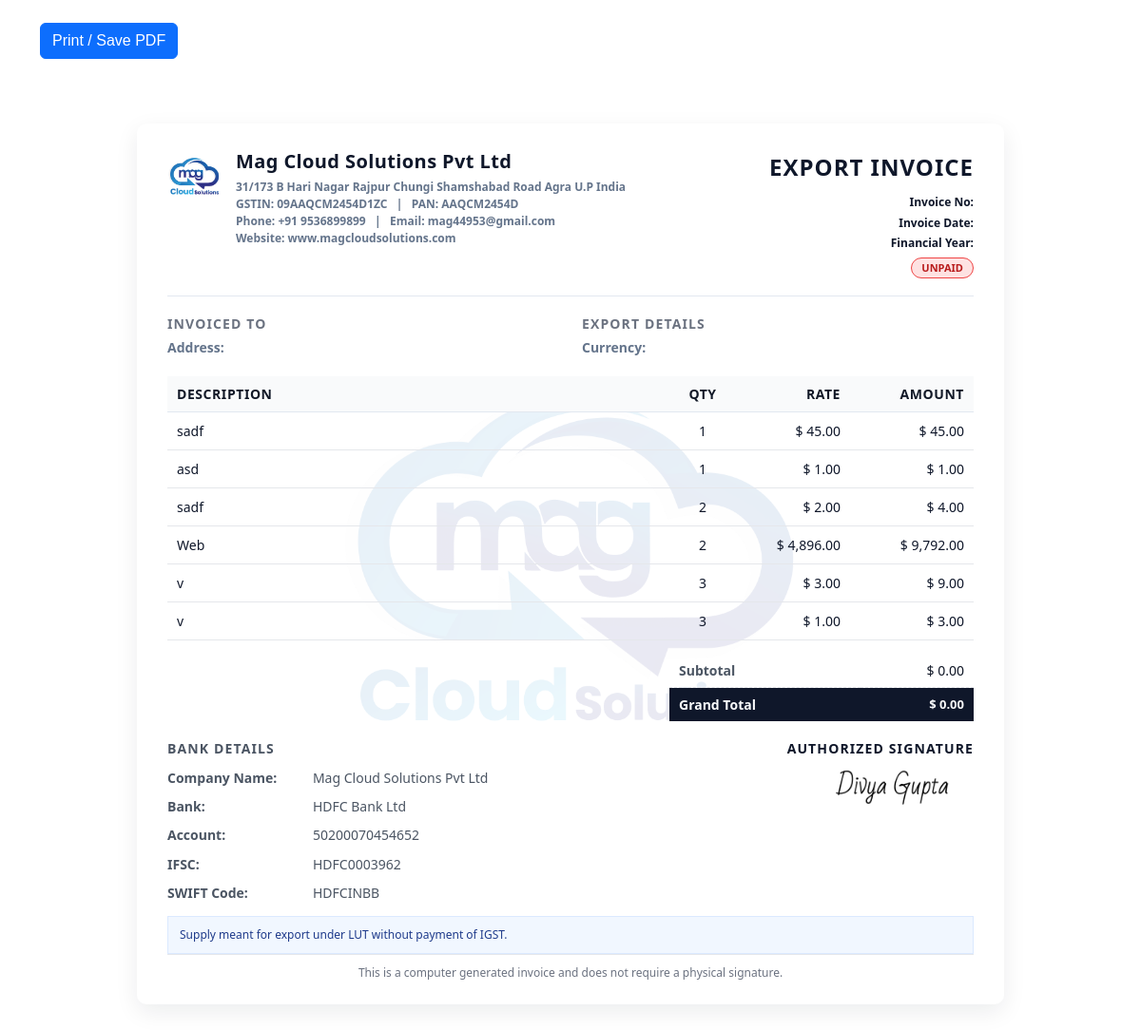
The page /modules/invoices/view-invoice.php on the database its author committed.
### tables this page shows
CREATE TABLE `company_settings` (
  `id` int(11) NOT NULL,
  `company_name` varchar(200) DEFAULT NULL,
  `address` text DEFAULT NULL,
  `state` varchar(100) DEFAULT NULL,
  `gstin` varchar(50) DEFAULT NULL,
  `pan` varchar(50) DEFAULT NULL,
  `phone` varchar(20) DEFAULT NULL,
  `email` varchar(100) DEFAULT NULL,
  `website` varchar(200) NOT NULL,
  `bank_name` varchar(200) DEFAULT NULL,
  `account_number` varchar(100) DEFAULT NULL,
  `ifsc` varchar(50) DEFAULT NULL,
  `swift_code` varchar(50) DEFAULT NULL,
  `logo` varchar(200) DEFAULT NULL,
  `signature` varchar(200) DEFAULT NULL,
  `created_at` timestamp NOT NULL DEFAULT current_timestamp()
);

CREATE TABLE `invoice_items` (
  `id` int(11) NOT NULL,
  `invoice_id` int(11) DEFAULT NULL,
  `description` text DEFAULT NULL,
  `qty` int(11) DEFAULT NULL,
  `unit_price` decimal(10,2) DEFAULT NULL,
  `hsn_code` varchar(50) DEFAULT NULL,
  `tax_rate` decimal(5,2) DEFAULT NULL,
  `amount` decimal(10,2) DEFAULT NULL
);

### includes/functions.php (called while the page is built, shortened)
<?php
function getCurrencySymbol($currency){
  $map = [
    'INR' => '₹',
    'USD' => '$',
    'EUR' => '€',
    'GBP' => '£',
  ];
  $code = strtoupper(trim((string)$currency));
  return $map[$code] ?? $code;
}
function formatMoney($amount, $currency){
  return getCurrencySymbol($currency) . ' ' . number_format((float)$amount, 2);
}
?>

### templates/invoice-export.php (the view, shortened to what this page needs)
<?php
$isPaid = isset($data['status']) && strtolower($data['status']) === 'paid';
$statusLabel = $isPaid ? 'PAID' : 'UNPAID';
$statusClass = $isPaid ? 'paid' : 'unpaid';
$exportCurrency = $data['currency'] ?? 'USD';
?>
<div class="invoice-shell">
  <div class="invoice-wrap">
    <?php if(!empty($company['logo'])){ ?>
      <div class="invoice-watermark" aria-hidden="true">
        <img src="../../uploads/logo/<?php echo htmlspecialchars($company['logo'], ENT_QUOTES); ?>" alt="">
      </div>
    <?php } ?>
    <div class="invoice-body">
    <div class="inv-header">
      <div class="brand-left">
        <?php if(!empty($company['logo'])){ ?>
          <img src="../../uploads/logo/<?php echo $company['logo']; ?>" alt="Logo">
        <?php } ?>
        <div class="brand-text">
          <h3><?php echo $company['company_name']; ?></h3>
          <p>
            <?php echo nl2br($company['address']); ?><br>
            GSTIN: <?php echo $company['gstin']; ?> &nbsp; | &nbsp;
            PAN: <?php echo $company['pan']; ?><br>
            Phone: <?php echo $company['phone']; ?> &nbsp; | &nbsp;
            Email: <?php echo $company['email']; ?><br>
            Website: <?php echo $company['website']; ?>
          </p>
        </div>
      </div>
      <div class="meta-right">
        <p class="doc-title">EXPORT INVOICE</p>
        <div class="meta-grid">
          <div><b>Invoice No:</b> <?php echo $data['invoice_number']; ?></div>
          <div><b>Invoice Date:</b> <?php echo $data['invoice_date']; ?></div>
          <div><b>Financial Year:</b> <?php echo $data['financial_year']; ?></div>
        </div>
        <div class="status-pill <?php echo $statusClass; ?>">
          <?php echo $statusLabel; ?>
        </div>
      </div>
    </div>
    <div class="divider"></div>
    <div class="party-row">
      <div class="party-col">
        <div class="label-heading">Invoiced To</div>
        <div class="muted"><b>Address:</b> <?php echo nl2br($data['address']); ?></div>
      </div>
      <div class="party-col">
        <div class="label-heading">Export Details</div>
        <div class="muted">
          <b>Currency:</b> <?php echo $data['currency']; ?><br>
        </div>
      </div>
    </div>
    <table class="items">
      <thead>
        <tr>
          <th>Description</th>
          <th class="text-center" style="width:70px">Qty</th>
          <th class="text-right" style="width:120px">Rate </th>
          <th class="text-right" style="width:130px">Amount</th>
        </tr>
      </thead>
      <tbody>
        <?php foreach($items_arr as $item){ ?>
          <tr>
            <td><?php echo $item['description']; ?></td>
            <td class="text-center"><?php echo $item['qty']; ?></td>
            <td class="text-right"><?php echo formatMoney($item['unit_price'], $exportCurrency); ?></td>
            <td class="text-right"><?php echo formatMoney($item['amount'], $exportCurrency); ?></td>
          </tr>
        <?php } ?>
      </tbody>
    </table>
    <div class="totals-wrap">
      <table class="summary">
        <tr>
          <th>Subtotal</th>
          <td><?php echo formatMoney($data['subtotal'], $exportCurrency); ?></td>
        </tr>
        <tr class="grand">
          <th>Grand Total</th>
          <td><?php echo formatMoney($data['grand_total'], $exportCurrency); ?></td>
        </tr>
      </table>
    </div>
    <div class="footer-grid">
     <div class="bank">
  <div class="note-label">Bank Details</div>
  <table style="width: 70%; border-collapse: collapse;">
    <tr>
      <td style="padding: 4px 0;"><strong>Company Name:</strong></td>
      <td style="padding: 4px 0;"><?php echo $company['company_name']; ?></td>
    </tr>
    <tr>
      <td style="padding: 4px 0;"><strong>Bank:</strong></td>
      <td style="padding: 4px 0;"><?php echo $company['bank_name']; ?></td>
    </tr>
    <tr>
      <td style="padding: 4px 0;"><strong>Account:</strong></td>
      <td style="padding: 4px 0;"><?php echo $company['account_number']; ?></td>
    </tr>
    <tr>
      <td style="padding: 4px 0;"><strong>IFSC:</strong></td>
      <td style="padding: 4px 0;"><?php echo $company['ifsc']; ?></td>
    </tr>
    <tr>
      <td style="padding: 4px 0;"><strong>SWIFT Code:</strong></td>
      <td style="padding: 4px 0;"><?php echo $company['swift_code']; ?></td>
    </tr>
  </table>
</div>
      <div class="sign">
        <div class="note-label">Authorized Signature</div>
        <?php if(!empty($company['signature'])){ ?>
          <img src="../../uploads/signature/<?php echo $company['signature']; ?>" alt="Signature">
        <?php } ?>
      </div>
    </div>
    <div class="note-box">
        Supply meant for export under LUT without payment of IGST.
       </div>
    <div class="print-footnote">
    This is a computer generated invoice and does not require a physical signature.
    </div>
    </div>
  </div>
</div>

### modules/invoices/view-invoice.php (style rules this page uses)
body { font-family: Arial; background:#fff; }

### templates/invoice-export.php (style rules this page uses)
.invoice-shell { max-width: 960px; margin: 24px auto; padding: 24px; }
.invoice-wrap { position: relative; overflow: hidden; background:#ffffff; border-radius:10px; box-shadow:0 8px 25px rgba(15,23,42,0.08); padding:28px 32px 24px; font-family:system-ui,-apple-system,BlinkMacSystemFont,"Segoe UI",sans-serif; color:#0f172a; font-size:13px; }
.invoice-body { position: relative; z-index: 1; display:flex; flex-direction:column; min-height:100%; }
.invoice-watermark { position:absolute; inset:0; display:flex; align-items:center; justify-content:center; z-index:0; pointer-events:none; }
.invoice-watermark img { max-width:55%; max-height:70%; width:auto; height:auto; object-fit:contain; opacity:0.1; }
.inv-header { display:flex; justify-content:space-between; gap:24px; align-items:flex-start; }
.brand-left { display:flex; gap:16px; align-items:flex-start; }
.brand-left img { display:block; max-height:56px; width:auto; }
.brand-text h3 { margin:0; font-size:20px; font-weight:800; letter-spacing:0.4px; }
.brand-text p { margin:6px 0 0; font-size:12px; font-weight:600; line-height:1.5; color:#64748b; }
.meta-right { text-align:right; font-size:12px; }
.meta-right .doc-title { font-size:24px; font-weight:800; letter-spacing:1px; text-transform:uppercase; margin:0 0 4px; }
.status-pill { display:inline-flex; align-items:center; padding:2px 10px; border-radius:999px; font-size:11px; font-weight:700; margin-top:4px; }
.status-pill.unpaid { background:#fee2e2; color:#b91c1c; border:1px solid #ef4444; }
.meta-grid { margin-top:8px; }
.meta-grid div { line-height:1.8; }
.divider { margin:18px 0; border-bottom:1px solid #e2e8f0; }
.party-row { display:flex; gap:24px; margin-bottom:8px; }
.party-col { flex:1; font-size:14px; line-height:1.5; }
.label-heading { font-size:14px; font-weight:700; letter-spacing:0.08em; text-transform:uppercase; color:#6b7280; margin-bottom:4px; }
.muted { color:#64748b; }
.note-box { margin-top:8px; padding:10px 12px; background:#f1f7ff; border:1px solid #dbe9ff; font-size:12px; color:#1e3a8a; }
table.items { width:100%; border-collapse:collapse; font-size:14px; margin-top:12px; }
table.items thead th { background:#f9fafb; color:#111827; font-weight:700; text-transform:uppercase; font-size:14px; letter-spacing:0.04em; padding:8px 10px; border-bottom:1px solid #e2e8f0; }
table.items td { padding:9px 10px; border-bottom:1px solid #e5e7eb; vertical-align:top; }
.text-right { text-align:right; white-space:nowrap; }
.text-center { text-align:center; }
.totals-wrap { display:flex; justify-content:flex-end; margin-top:14px; }
table.summary { width:320px; border-collapse:collapse; font-size:14px; }
table.summary th, table.summary td { padding:7px 10px; }
table.summary tr:not(.grand) th { color:#4b5563; font-weight:600; }
table.summary tr:not(.grand) td { text-align:right; color:#111827; }
table.summary tr:not(.grand) { border-bottom:1px dashed #e5e7eb; }
.grand { background:#0f172a; color:#f9fafb; }
.grand th { font-weight:700; }
.grand td { font-weight:800; font-size:13px; text-align:right; }
.footer-grid { display:flex; gap:20px; margin-top:18px; align-items:flex-start; }
.bank { flex:1.2; font-size:14px; line-height:1.6; color:#4b5563; }
.sign { width:260px; text-align:right; font-size:14px; }
.sign img { margin-top:8px; max-width:170px; height:auto; }
.note-label { font-weight:700; text-transform:uppercase; letter-spacing:0.08em; font-size:14px; margin-bottom:4px; }
.print-footnote { margin-top: auto; padding-top: 10px; text-align:center; font-size:12px; color:#6b7280; border-top:1px solid #e5e7eb; }

### rows shown on the page
company_settings: logo (picture), company_name "Mag Cloud Solutions Pvt Ltd", address "31/173 B Hari Nagar Rajpur Chungi Shamshabad Road Agra U.P India", gstin "09AAQCM2454D1ZC", pan "AAQCM2454D", phone "+91 9536899899", email "mag44953@gmail.com", website "www.magcloudsolutions.com", bank_name "HDFC Bank Ltd", account_number "50200070454652", ifsc "HDFC0003962", swift_code "HDFCINBB", signature (picture)
invoice_items: description "sadf", qty "1", unit_price "$ 45.00", formatMoney($item['amount'], $exportCurrency) "$ 45.00"
invoice_items: description "asd", qty "1", unit_price "$ 1.00", formatMoney($item['amount'], $exportCurrency) "$ 1.00"
invoice_items: description "sadf", qty "2", unit_price "$ 2.00", amount "$ 4.00"
invoice_items: description "Web", qty "2", unit_price "$ 4,896.00", amount "$ 9,792.00"
invoice_items: description "v", qty "3", unit_price "$ 3.00", amount "$ 9.00"
invoice_items: description "v", qty "3", unit_price "$ 1.00", amount "$ 3.00"

### other values the page prints
$statusLabel "UNPAID"
formatMoney($data['subtotal'], $exportCurrency) "$ 0.00"
formatMoney($data['grand_total'], $exportCurrency) "$ 0.00"
